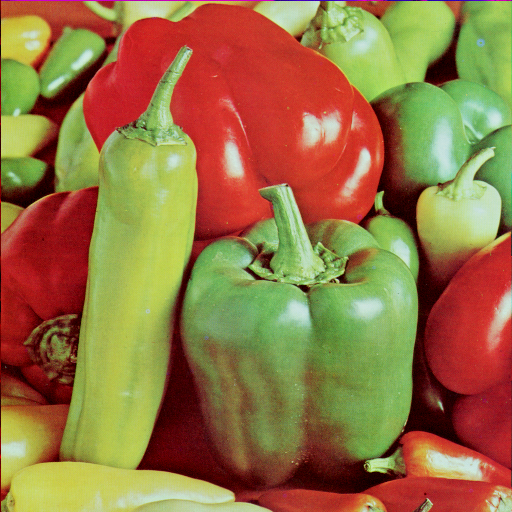
%> input picture Year 3/CSCI-B 456/Labs/Lab 8/peppers.tiff, 512 x 512 px
$ octave texture.m   (GNU Octave 9; MATLAB toolbox functions it lacks are replaced by stand-ins)
%> lines starting %> are read from the running program, lines starting %| are printed output that depends on the picture
subplot(1, 4, 1);
pepperImg = imread("peppers.tiff");
%> pepperImg is the input picture: size 512x512x3 uint8; mean R, G, B 149.8, 115.6, 66.5
imshow(pepperImg);
title('Original');

level = [1, 4, 6, 4, 1];
edges = [-1, -2, 0, 2, 1];
spot = [-1, 0, 2, 0, -1];
ripple = [1, -4, 6, -4, 1];

redChannel = pepperImg(:, :, 1);
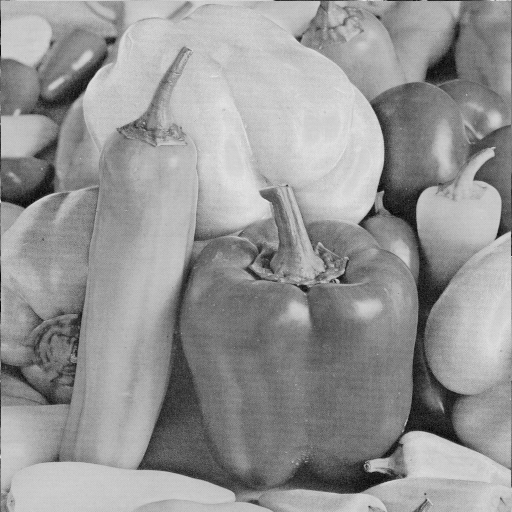
%> redChannel: size 512x512 uint8; min 0, max 231, mean 149.8
greenChannel = pepperImg(:, :, 2);
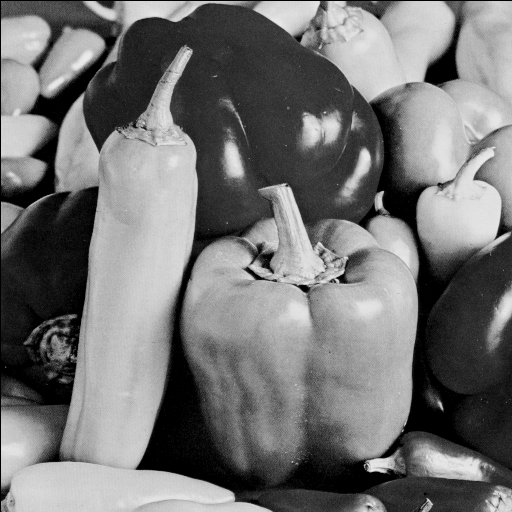
%> greenChannel: size 512x512 uint8; min 0, max 237, mean 115.6
blueChannel = pepperImg(:, :, 3);
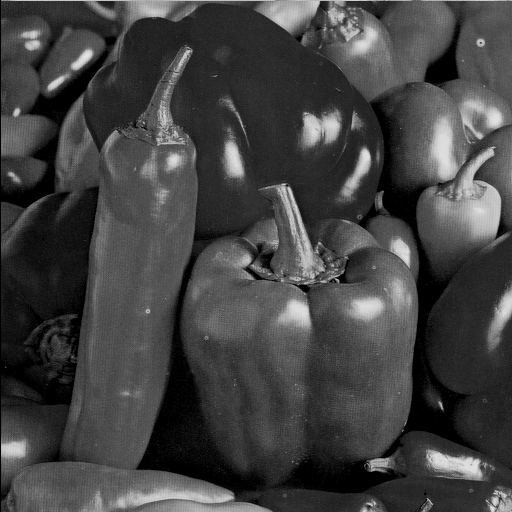
%> blueChannel: size 512x512 uint8; min 0, max 229, mean 66.5
subplot(1, 4, 2);
tic
pepperRed = conv2(conv2(redChannel, level), edges);
pepperGreen = conv2(conv2(greenChannel, level), edges);
pepperBlue = conv2(conv2(blueChannel, level), edges);
peppers1 = cat(3, pepperRed, pepperGreen, pepperBlue);
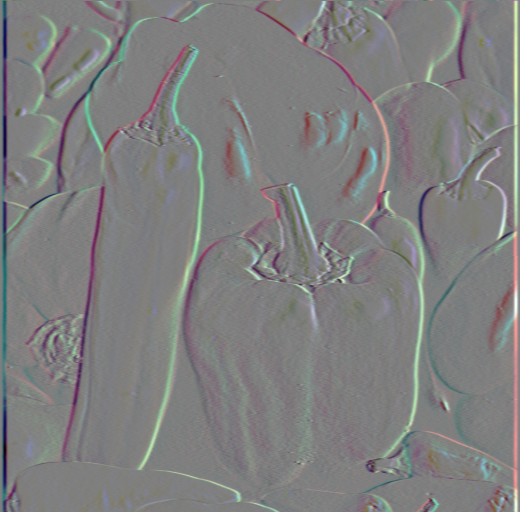
%> peppers1: size 512x520x3 double; mean R, G, B 0, 0, 0; drawn with min black and max white
str = sprintf('Average then Edge (%fs)', toc);
imshow(peppers1);
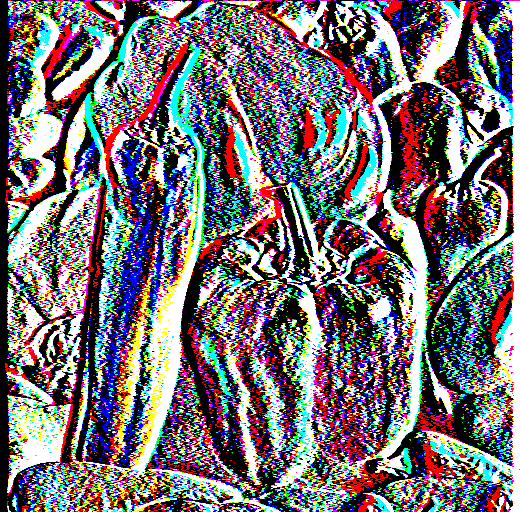
%> displayed picture: size 512x520x3, on the screen's scale of 0 to 255; mean R, G, B 118.2, 112.3, 116.9
title(str);
imwrite(peppers1, "C:\Users\ahuertas\Desktop\peppers1.tiff");

TwoDMatrix = level' * edges;
TwoDMatrix2 = edges' * level;

subplot(1, 4, 3);
tic
crossImg = imfilter(pepperImg, TwoDMatrix);
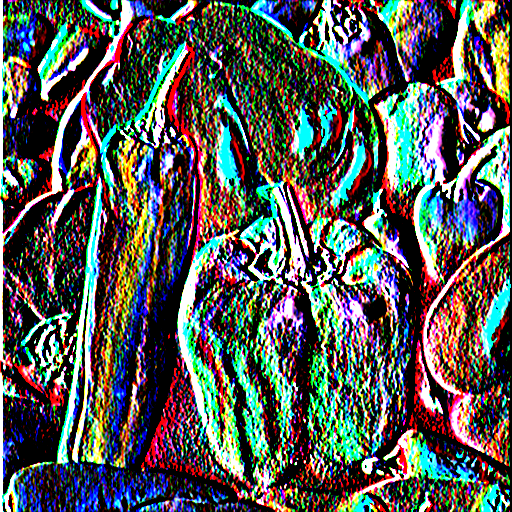
%> crossImg: size 512x512x3 uint8; mean R, G, B 86.1, 89.2, 86.1
str = sprintf('Average * Edge (%fs)', toc);
imshow(crossImg);
title(str);
imwrite(crossImg, "C:\Users\ahuertas\Desktop\peppers2.tiff")

subplot(1, 4, 4);
tic
crossImg2 = imfilter(pepperImg, TwoDMatrix2);
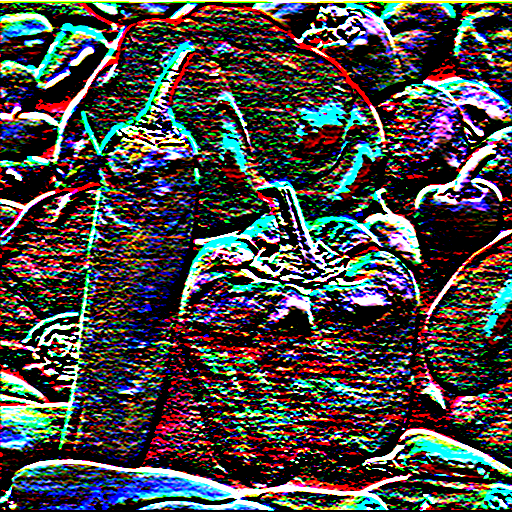
%> crossImg2: size 512x512x3 uint8; mean R, G, B 73.8, 71.7, 71
str = sprintf('Edge * Average (%fs)', toc);
imshow(crossImg2);
title(str);

% The images are not the same, applying the filters one by one produced an
% image with many white pixels, while the other image had colored pixels in
% those areas.

% The cross product method is faster by a factor of ~7
